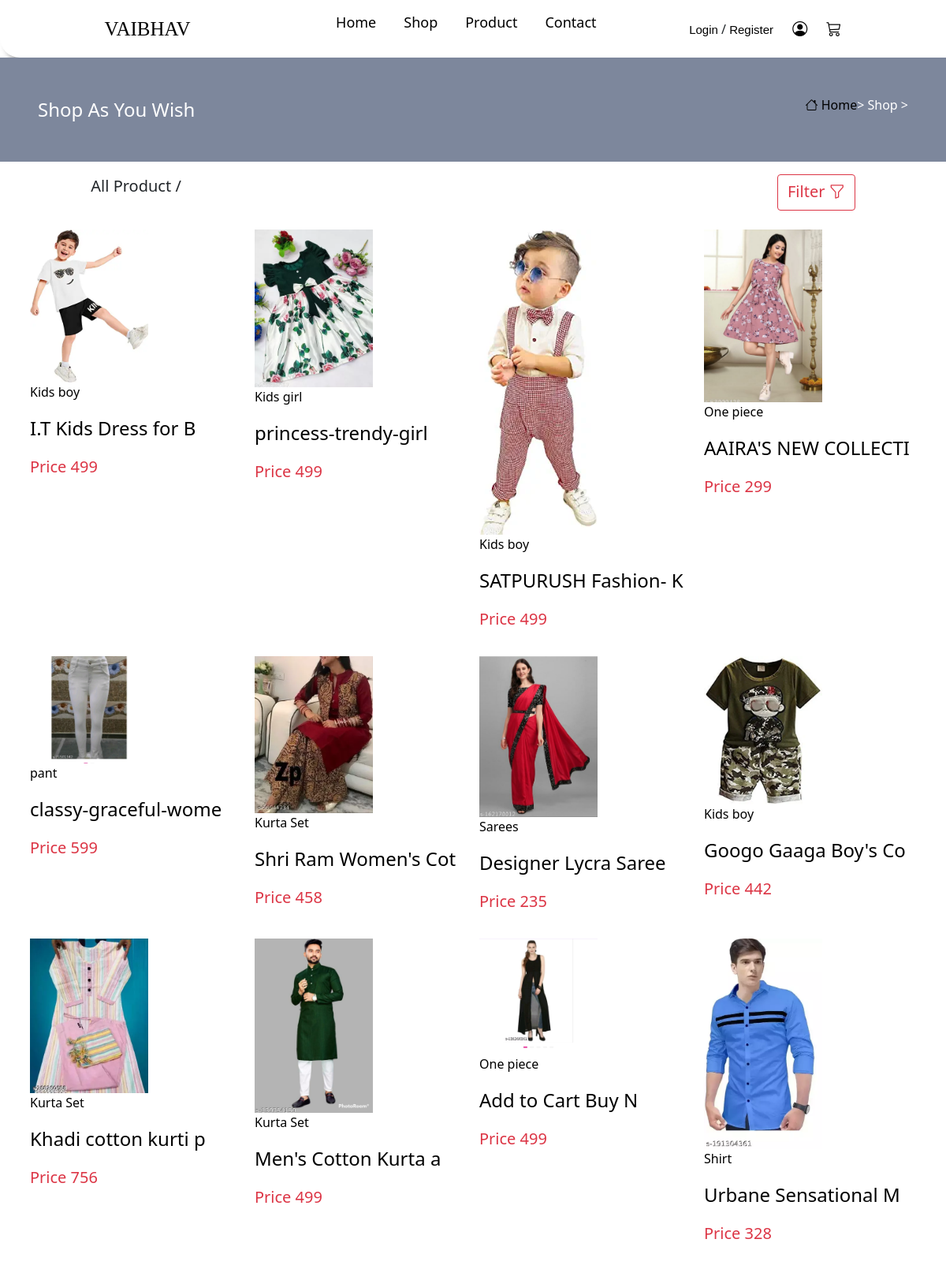
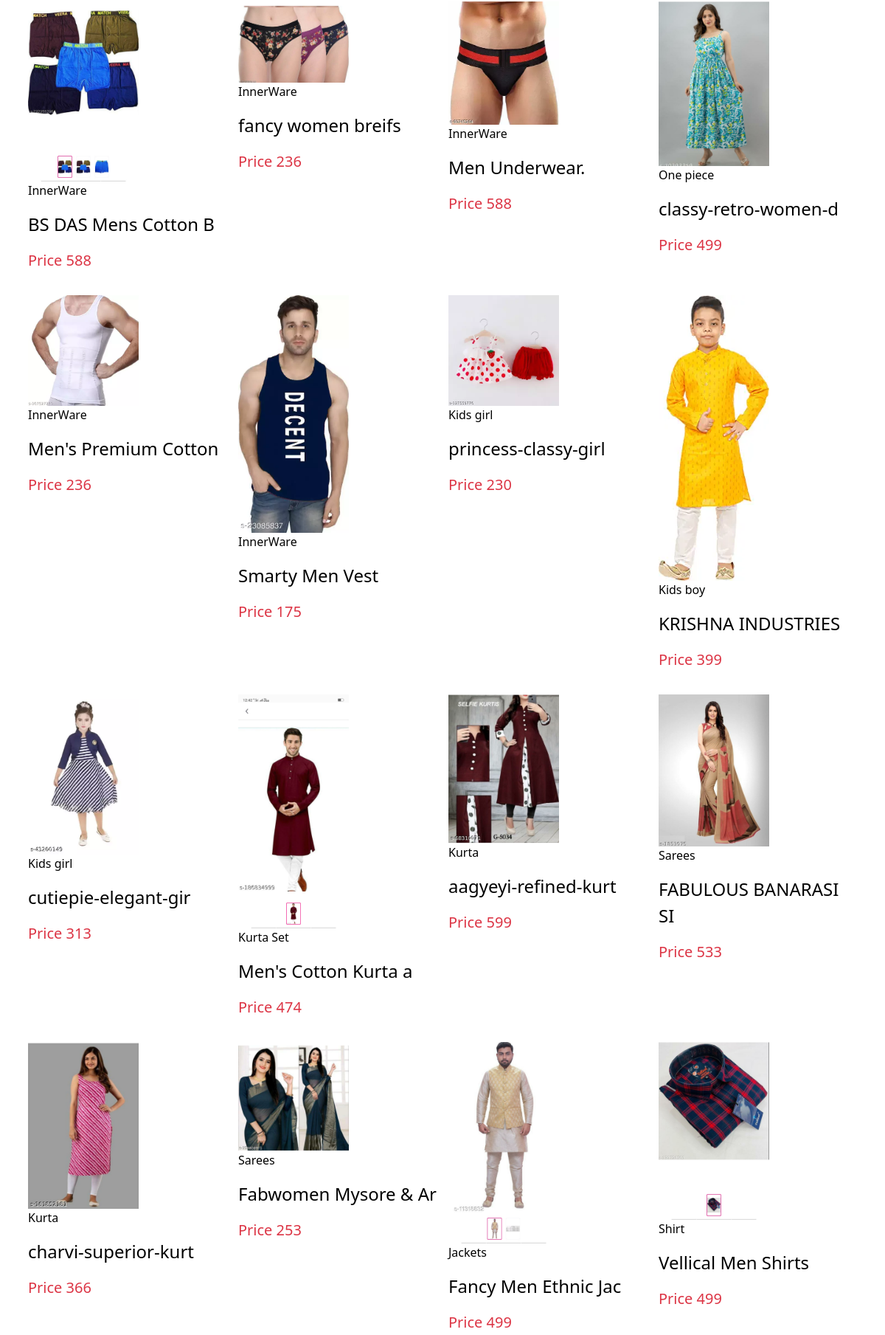
Screenshot of /Shop.php (upper part) with the database file from the repository (2 pictures, top to bottom).
### tables this page shows
CREATE TABLE `product` (
  `ID` int(15) NOT NULL,
  `category` varchar(255) NOT NULL,
  `sub_category` varchar(255) NOT NULL,
  `Pro_category` varchar(255) NOT NULL,
  `count` varchar(255) NOT NULL,
  `product_name` varchar(255) NOT NULL,
  `product_price` varchar(255) NOT NULL,
  `product_slug` varchar(255) NOT NULL,
  `info` varchar(5255) NOT NULL,
  `product_id` varchar(5255) NOT NULL,
  `file` varchar(566) NOT NULL,
  `Date` date NOT NULL DEFAULT current_timestamp()
);

### Shop.php (the view, shortened to what this page needs)
<?php
include 'DB.php';
?>
<!doctype html>
<html lang="en">
<head>
    <link href="https://cdn.jsdelivr.net/npm/bootstrap@5.0.2/dist/css/bootstrap.min.css" rel="stylesheet">
    <link rel="stylesheet" href="CSS/Nav.css">
    <link rel="stylesheet" href="CSS/index.css">
    <link rel="stylesheet" href="https://cdn.jsdelivr.net/npm/bootstrap-icons@1.10.4/font/bootstrap-icons.css">
</head>
<body>
     <?php include 'Navbar.php' ?>
    <div class="conatiner-fluid p-5 page">
        <div class="row justify-content-center">
            <div class="col-md-6 d-flex justify-content-end order-lg-2 pb-2  ">
                <a href="index.php"><i class="bi bi-house"></i> Home</a> > Shop >
            </div>
            <div class="col-md-6 fs-4 order-lg-1">
                Shop As You Wish
            </div>
        </div>
    </div>
    <div class="conatiner">
        <div class="row justify-content-center p-3">
            <div class="col-md-5">
                <p class="fs-5">All Product / </p>
            </div>
            <div class="col-md-5 d-flex justify-content-end">
                <a class="btn btn-outline-danger fs-5" data-bs-toggle="collapse" href="#collapseExample" role="button" aria-expanded="false" aria-controls="collapseExample">
                    Filter <i class="bi bi-funnel"></i>
                </a>
            </div>
        </div>
    </div>
    <div class="container">
        <div class="row justify-content-center">
            <?php
            $Product = "SELECT * FROM `product` ORDER BY RAND()  ";
            $Product_chk = mysqli_query($con, $Product);
            while ($row = mysqli_fetch_assoc($Product_chk)) {
                if ($Product) {
            ?>
                    <div class="col-md-3 col-5 p-2">
                        <a href="Buy.php?ids=<?php echo $row['ID'] ?>">
                            <img src="Admin/<?php echo $row['file']  ?>" class="img-fluid" width="150px" height="240px" />
                            <p class="text-Dark "><?php echo $row['Pro_category']  ?></p>
                            <p class="fs-4 text-Dark"><?php echo substr($row['product_name'], 0, 20) ?></p>
                            <p class="fs-5 text-danger">Price <?php echo $row['product_price']  ?> </p>
                        </a>
                    </div>
            <?php
                }
            }
            ?>
        </div>
    </div>
</body>
</html>

### CSS/Nav.css (style rules this page uses)
a { text-decoration: none; }

### CSS/index.css (style rules this page uses)
a { color: #fff; }
.page { background-color: #7d879c; color: White; }

### Shop.php (style rules this page uses)
a { color: black; }

### rows the page displays
product: file (picture), Pro_category "Kids boy", product_name "I.T Kids Dress for B", product_price "499"
product: file (picture), Pro_category "Kids girl", product_name "princess-trendy-girl", product_price "499"
product: file (picture), Pro_category "Kids boy", product_name "SATPURUSH Fashion- K", product_price "499"
product: file (picture), Pro_category "One piece", product_name "AAIRA'S NEW COLLECTI", product_price "299"
product: file (picture), Pro_category "pant", product_name "classy-graceful-wome", product_price "599"
product: file (picture), Pro_category "Kurta Set", product_name "Shri Ram Women's Cot", product_price "458"
product: file (picture), Pro_category "Sarees", product_name "Designer Lycra Saree", product_price "235"
product: file (picture), Pro_category "Kids boy", product_name "Googo Gaaga Boy's Co", product_price "442"
product: file (picture), Pro_category "Kurta Set", product_name "Khadi cotton kurti p", product_price "756"
product: file (picture), Pro_category "Kurta Set", product_name "Men's Cotton Kurta a", product_price "499"
product: file (picture), Pro_category "One piece", product_name "Add to Cart Buy N", product_price "499"
product: file (picture), Pro_category "Shirt", product_name "Urbane Sensational M", product_price "328"
product: file (picture), Pro_category "InnerWare", product_name "BS DAS Mens Cotton B", product_price "588"
product: file (picture), Pro_category "InnerWare", product_name "fancy women breifs", product_price "236"
product: file (picture), Pro_category "InnerWare", product_name "Men Underwear.", product_price "588"
product: file (picture), Pro_category "One piece", product_name "classy-retro-women-d", product_price "499"
product: file (picture), Pro_category "InnerWare", product_name "Men's Premium Cotton", product_price "236"
product: file (picture), Pro_category "InnerWare", product_name "Smarty Men Vest", product_price "175"
product: file (picture), Pro_category "Kids girl", product_name "princess-classy-girl", product_price "230"
product: file (picture), Pro_category "Kids boy", product_name "KRISHNA INDUSTRIES", product_price "399"
product: file (picture), Pro_category "Kids girl", product_name "cutiepie-elegant-gir", product_price "313"
product: file (picture), Pro_category "Kurta Set", product_name "Men's Cotton Kurta a", product_price "474"
product: file (picture), Pro_category "Kurta", product_name "aagyeyi-refined-kurt", product_price "599"
product: file (picture), Pro_category "Sarees", product_name "FABULOUS BANARASI SI", product_price "533"
product: file (picture), Pro_category "Kurta", product_name "charvi-superior-kurt", product_price "366"
product: file (picture), Pro_category "Sarees", product_name "Fabwomen Mysore & Ar", product_price "253"
product: file (picture), Pro_category "Jackets", product_name "Fancy Men Ethnic Jac", product_price "499"
product: file (picture), Pro_category "Shirt", product_name "Vellical Men Shirts", product_price "499"
